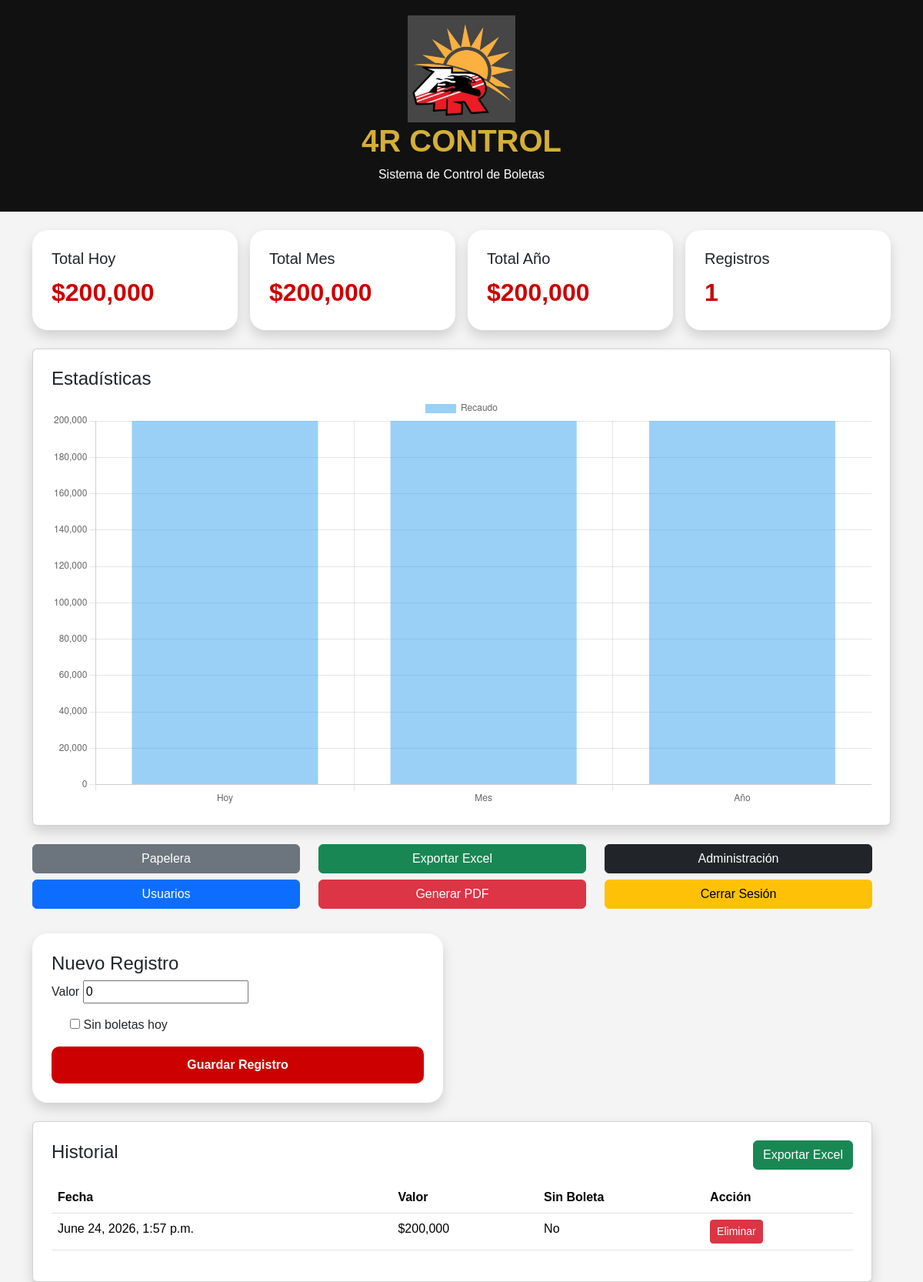
The page /dashboard/ (signed in) on the database its author committed.
### registros/models.py (models this page shows, shortened)
class Registro(models.Model):
    usuario = models.ForeignKey(
        User,
        on_delete=models.CASCADE
    )
    valor = models.DecimalField(
        max_digits=12,
        decimal_places=2,
        default=0
    )
    sin_boleta = models.BooleanField(
        default=False
    )
    fecha = models.DateTimeField(
        auto_now_add=True
    )
    eliminado = models.BooleanField(
        default=False
    )
    fecha_eliminacion = models.DateTimeField(
        null=True,
        blank=True
    )

### registros/views.py (the view)
@login_required
def dashboard(request):
    if request.method == 'POST':
        form = RegistroForm(request.POST)
        if form.is_valid():
            registro = form.save(commit=False)
            registro.usuario = request.user
            if registro.sin_boleta:
                registro.valor = 0
            registro.save()
            return redirect('dashboard')
    else:
        form = RegistroForm()
    registros = Registro.objects.filter(
        usuario=request.user,
        eliminado=False
    )
    hoy = date.today()
    total_hoy = sum(
        r.valor
        for r in registros
        if r.fecha.date() == hoy
    )
    total_mes = sum(
        r.valor
        for r in registros
        if r.fecha.month == hoy.month
        and r.fecha.year == hoy.year
    )
    total_anio = sum(
        r.valor
        for r in registros
        if r.fecha.year == hoy.year
    )
    contexto = {
        'form': form,
        'registros': registros,
        'total_hoy': total_hoy,
        'total_mes': total_mes,
        'total_anio': total_anio,
        'cantidad_registros': registros.count(),
    }
    return render(
        request,
        'dashboard.html',
        contexto
    )

### registros/forms.py
class RegistroForm(forms.ModelForm):
    class Meta:
        model = Registro
        fields = [
            'valor',
            'sin_boleta'
        ]

### templates/dashboard.html (shortened to what this page needs)
{% load static %}
{% load humanize %}
<!DOCTYPE html>
<html lang="es">
<head>
<link href="https://cdn.jsdelivr.net/npm/bootstrap@5.3.3/dist/css/bootstrap.min.css" rel="stylesheet">
</head>
<body>
<div class="header">
    <img
    src="{% static 'img/logo4r.png' %}"
    class="logo"
    alt="Logo">
    <h1 class="titulo">4R CONTROL</h1>
    <p>Sistema de Control de Boletas</p>
</div>
<div class="container mt-4">
<div class="row g-3">
    <div class="col-md-3">
        <div class="card shadow card-custom">
            <h5>Total Hoy</h5>
            <div class="valor">
                ${{ total_hoy|floatformat:0|intcomma }}
            </div>
        </div>
    </div>
    <div class="col-md-3">
        <div class="card shadow card-custom">
            <h5>Total Mes</h5>
            <div class="valor">
                ${{ total_mes|floatformat:0|intcomma }}
            </div>
        </div>
    </div>
    <div class="col-md-3">
        <div class="card shadow card-custom">
            <h5>Total Año</h5>
            <div class="valor">
                ${{ total_anio|floatformat:0|intcomma }}
            </div>
        </div>
    </div>
    <div class="col-md-3">
        <div class="card shadow card-custom">
            <h5>Registros</h5>
            <div class="valor">
                {{ cantidad_registros }}
            </div>
        </div>
    </div>
</div>
        <div class="row mt-4">
    <div class="col-12">
        <div class="card shadow p-4">
            <h4>Estadísticas</h4>
            <canvas id="graficaTotales"></canvas>
        </div>
    </div>
<div class="row mt-4">
    <div class="col-md-4 mb-2">
        <a href="{% url 'papelera' %}" class="btn btn-secondary w-100">
            Papelera
        </a>
    </div>
    <div class="col-md-4 mb-2">
        <a href="{% url 'exportar_excel' %}" class="btn btn-success w-100">
            Exportar Excel
        </a>
    </div>
    <div class="col-md-4 mb-2">
        <a href="/admin/" class="btn btn-dark w-100">
            Administración
        </a>
    </div>
    <div class="col-md-4 mb-2">
        <a href="{% url 'usuarios' %}"
           class="btn btn-primary w-100">
           Usuarios
        </a>
    </div>
    <div class="col-md-4 mb-2">
        <a href="{% url 'exportar_pdf' %}"
           class="btn btn-danger w-100">
           Generar PDF
        </a>
    </div>
    <div class="col-md-4 mb-2">
        <form method="post" action="{% url 'logout' %}">
            <button type="submit" class="btn btn-warning w-100">
                Cerrar Sesión
            </button>
        </form>
    </div>
</div>
    <div class="row mt-4">
        <div class="col-md-6">
            <div class="form-card shadow">
                <h4>Nuevo Registro</h4>
                <form method="POST">
                    <div class="mb-3">
                        <label>Valor</label>
                        {{ form.valor }}
                    </div>
                    <div class="form-check mb-3">
                        {{ form.sin_boleta }}
                        <label class="form-check-label">
                            Sin boletas hoy
                        </label>
                    </div>
                    <button type="submit" class="btn-guardar">
                        Guardar Registro
                    </button>
                </form>
            </div>
        </div>
    </div>
    <div class="row mt-4">
        <div class="col-12">
            <div class="card shadow p-4">
                <div class="d-flex justify-content-between align-items-center mb-3">
    <h4>Historial</h4>
    <a
    href="{% url 'exportar_excel' %}"
    class="btn btn-success">
        Exportar Excel
    </a>
</div>
                <table class="table">
                    <thead>
                        <tr>
                            <th>Fecha</th>
                            <th>Valor</th>
                            <th>Sin Boleta</th>
                            <th>Acción</th>
                        </tr>
                    </thead>
                    <tbody>
                        {% for registro in registros %}
                        <tr>
                            <td>{{ registro.fecha }}</td>
                            <td>${{ registro.valor|floatformat:0|intcomma }}</td>
                            <td>
                                {% if registro.sin_boleta %}
                                    Sí
                                {% else %}
                                    No
                                {% endif %}
                            </td>
                            <td>
                                <a
                                href="{% url 'eliminar_registro' registro.id %}"
                                class="btn btn-danger btn-sm">
                                    Eliminar
                                </a>
                            </td>
                        </tr>
                        {% empty %}
                        <tr>
                            <td colspan="4">
                                No hay registros
                            </td>
                        </tr>
                        {% endfor %}
                    </tbody>
                </table>
            </div>
        </div>
    </div>
</div>
<script>
const ctx = document.getElementById('graficaTotales');
new Chart(ctx, {
    type: 'bar',
    data: {
        labels: [
            'Hoy',
            'Mes',
            'Año'
        ],
        datasets: [{
            label: 'Recaudo',
            data: [
                {{ total_hoy }},
                {{ total_mes }},
                {{ total_anio }}
            ]
        }]
    }
});
</script>
<script>
const ctx = document.getElementById('graficaTotales');
new Chart(ctx, {
    type: 'bar',
    data: {
        labels: ['Hoy', 'Mes', 'Año'],
        datasets: [{
            label: 'Recaudo',
            data: [
                {{ total_hoy }},
                {{ total_mes }},
                {{ total_anio }}
            ]
        }]
    }
});
</script>
</body>
</html>

### templates/dashboard.html (style rules this page uses)
body { background:#f4f4f4; margin:0; font-family:Arial, Helvetica, sans-serif; }
.header { background:#111111; padding:20px; color:white; text-align:center; }
.logo { max-width:140px; }
.titulo { color:#d4af37; font-weight:bold; }
.card-custom { border:none; border-radius:20px; padding:25px; }
.valor { color:#cc0000; font-weight:bold; font-size:32px; }
.form-card { background:white; border-radius:20px; padding:25px; }
.btn-guardar { background:#cc0000; color:white; border:none; width:100%; padding:12px; border-radius:10px; font-weight:bold; }
table { background:white; }

### rows shown on the page
Registro: fecha "June 24, 2026, 1:57 p.m.", valor "200,000", sin_boleta "No"

### other values the page prints
{{ total_hoy|floatformat:0|intcomma }} "200,000"
{{ total_mes|floatformat:0|intcomma }} "200,000"
{{ total_anio|floatformat:0|intcomma }} "200,000"
{{ cantidad_registros }} "1"
chart data {{ total_hoy }} 200000.00
chart data {{ total_mes }} 200000.00
chart data {{ total_anio }} 200000.00
